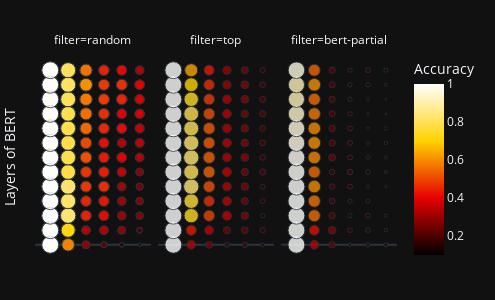

Notebook cell for this chart:
### Markdown cell above
## Vis

### Code cell
model = 'BERT'
fp = '/atlas/u/pkalluri/bert-vis/big-data/bert/bert-base-cased/probes/probe_identity.csv'
required_note = 'n_types=10'
vis(pd.read_csv(fp), model, required_note, save=False)

### Figure 1 — Plotly figure (JSON) as saved in the notebook; plotly's stock layout.template omitted (floating-point values rounded to 4 significant figures; data arrays with more than 128 entries replaced by an {"elided": "..."} marker saying what was removed)
{"data": [{"hovertemplate": "<b>%{hovertext}</b><br><br>filter=random<br>=%{x}<br>layer=%{y}<br>size=%{marker.size}<br>Accuracy=%{marker.color}<extra></extra>", "hovertext": {"elided": "234 float values"}, "legendgroup": "", "marker": {"color": {"elided": "234 float values"}, "coloraxis": "coloraxis", "opacity": 0.8, "size": {"elided": "234 float values"}, "sizemode": "area", "sizeref": 0.006207, "symbol": "circle"}, "mode": "markers", "name": "", "orientation": "v", "showlegend": false, "type": "scatter", "x": {"elided": "234 str values"}, "xaxis": "x", "y": {"elided": "234 int values"}, "yaxis": "y"}, {"hovertemplate": "<b>%{hovertext}</b><br><br>filter=top<br>=%{x}<br>layer=%{y}<br>size=%{marker.size}<br>Accuracy=%{marker.color}<extra></extra>", "hovertext": [0.9998, 0.3495, 0.264, 0.1876, 0.1955, 0.1535, 0.9998, 0.4339, 0.3545, 0.2644, 0.2445, 0.1943, 0.9997, 0.7431, 0.497, 0.3632, 0.286, 0.1652, 0.9996, 0.7688, 0.468, 0.3562, 0.2683, 0.1762, 0.9995, 0.8382, 0.5163, 0.348, 0.2818, 0.1705, 0.9995, 0.8103, 0.5413, 0.3644, 0.2743, 0.2186, 0.9992, 0.8374, 0.5414, 0.3494, 0.2974, 0.2026, 0.9985, 0.8309, 0.5305, 0.3517, 0.2887, 0.2066, 0.9978, 0.8055, 0.5325, 0.3451, 0.285, 0.2112, 0.9976, 0.7957, 0.5124, 0.3511, 0.274, 0.2282, 0.9973, 0.7487, 0.4863, 0.3442, 0.2897, 0.2223, 0.9977, 0.7002, 0.4679, 0.3163, 0.2917, 0.2042, 0.9986, 0.633, 0.4357, 0.312, 0.2641, 0.1897], "legendgroup": "", "marker": {"color": [0.9998, 0.3495, 0.264, 0.1876, 0.1955, 0.1535, 0.9998, 0.4339, 0.3545, 0.2644, 0.2445, 0.1943, 0.9997, 0.7431, 0.497, 0.3632, 0.286, 0.1652, 0.9996, 0.7688, 0.468, 0.3562, 0.2683, 0.1762, 0.9995, 0.8382, 0.5163, 0.348, 0.2818, 0.1705, 0.9995, 0.8103, 0.5413, 0.3644, 0.2743, 0.2186, 0.9992, 0.8374, 0.5414, 0.3494, 0.2974, 0.2026, 0.9985, 0.8309, 0.5305, 0.3517, 0.2887, 0.2066, 0.9978, 0.8055, 0.5325, 0.3451, 0.285, 0.2112, 0.9976, 0.7957, 0.5124, 0.3511, 0.274, 0.2282, 0.9973, 0.7487, 0.4863, 0.3442, 0.2897, 0.2223, 0.9977, 0.7002, 0.4679, 0.3163, 0.2917, 0.2042, 0.9986, 0.633, 0.4357, 0.312, 0.2641, 0.1897], "coloraxis": "coloraxis", "opacity": 0.8, "size": [0.8938, 0.2435, 0.158, 0.08152, 0.08949, 0.04743, 0.8938, 0.3278, 0.2484, 0.1583, 0.1385, 0.08827, 0.8936, 0.6371, 0.391, 0.2571, 0.1799, 0.05918, 0.8935, 0.6627, 0.3619, 0.2502, 0.1623, 0.07016, 0.8935, 0.7321, 0.4102, 0.242, 0.1757, 0.06447, 0.8934, 0.7042, 0.4353, 0.2584, 0.1682, 0.1125, 0.8932, 0.7314, 0.4353, 0.2434, 0.1914, 0.09652, 0.8924, 0.7248, 0.4244, 0.2457, 0.1826, 0.1005, 0.8917, 0.6994, 0.4265, 0.2391, 0.1789, 0.1051, 0.8915, 0.6896, 0.4063, 0.245, 0.1679, 0.1222, 0.8912, 0.6427, 0.3803, 0.2382, 0.1836, 0.1163, 0.8916, 0.5941, 0.3619, 0.2103, 0.1857, 0.09811, 0.8926, 0.5269, 0.3296, 0.2059, 0.158, 0.08369], "sizemode": "area", "sizeref": 0.006207, "symbol": "circle"}, "mode": "markers", "name": "", "orientation": "v", "showlegend": false, "type": "scatter", "x": ["0", "1", "2", "3", "4", "5", "0", "1", "2", "3", "4", "5", "0", "1", "2", "3", "4", "5", "0", "1", "2", "3", "4", "5", "0", "1", "2", "3", "4", "5", "0", "1", "2", "3", "4", "5", "0", "1", "2", "3", "4", "5", "0", "1", "2", "3", "4", "5", "0", "1", "2", "3", "4", "5", "0", "1", "2", "3", "4", "5", "0", "1", "2", "3", "4", "5", "0", "1", "2", "3", "4", "5", "0", "1", "2", "3", "4", "5"], "xaxis": "x2", "y": [0, 0, 0, 0, 0, 0, 1, 1, 1, 1, 1, 1, 2, 2, 2, 2, 2, 2, 3, 3, 3, 3, 3, 3, 4, 4, 4, 4, 4, 4, 5, 5, 5, 5, 5, 5, 6, 6, 6, 6, 6, 6, 7, 7, 7, 7, 7, 7, 8, 8, 8, 8, 8, 8, 9, 9, 9, 9, 9, 9, 10, 10, 10, 10, 10, 10, 11, 11, 11, 11, 11, 11, 12, 12, 12, 12, 12, 12], "yaxis": "y2"}, {"hovertemplate": "<b>%{hovertext}</b><br><br>filter=bert-partial<br>=%{x}<br>layer=%{y}<br>size=%{marker.size}<br>Accuracy=%{marker.color}<extra></extra>", "hovertext": [0.999, 0.3461, 0.2328, 0.1378, 0.1653, 0.1561, 0.9988, 0.4176, 0.2882, 0.1754, 0.1689, 0.1445, 0.9983, 0.5524, 0.2318, 0.1587, 0.1787, 0.1412, 0.9974, 0.5616, 0.2095, 0.1584, 0.1494, 0.106, 0.996, 0.5956, 0.209, 0.1842, 0.142, 0.1187, 0.9923, 0.55, 0.2023, 0.1997, 0.1678, 0.1341, 0.9844, 0.592, 0.2562, 0.1866, 0.1491, 0.1264, 0.9707, 0.6033, 0.2263, 0.1828, 0.1337, 0.1393, 0.9589, 0.5954, 0.2378, 0.1812, 0.1371, 0.146, 0.94, 0.5722, 0.2226, 0.1685, 0.1236, 0.1175, 0.9198, 0.5549, 0.2239, 0.1617, 0.138, 0.1134, 0.9206, 0.604, 0.2256, 0.1605, 0.166, 0.1329, 0.9635, 0.5431, 0.2295, 0.1656, 0.1811, 0.1556], "legendgroup": "", "marker": {"color": [0.999, 0.3461, 0.2328, 0.1378, 0.1653, 0.1561, 0.9988, 0.4176, 0.2882, 0.1754, 0.1689, 0.1445, 0.9983, 0.5524, 0.2318, 0.1587, 0.1787, 0.1412, 0.9974, 0.5616, 0.2095, 0.1584, 0.1494, 0.106, 0.996, 0.5956, 0.209, 0.1842, 0.142, 0.1187, 0.9923, 0.55, 0.2023, 0.1997, 0.1678, 0.1341, 0.9844, 0.592, 0.2562, 0.1866, 0.1491, 0.1264, 0.9707, 0.6033, 0.2263, 0.1828, 0.1337, 0.1393, 0.9589, 0.5954, 0.2378, 0.1812, 0.1371, 0.146, 0.94, 0.5722, 0.2226, 0.1685, 0.1236, 0.1175, 0.9198, 0.5549, 0.2239, 0.1617, 0.138, 0.1134, 0.9206, 0.604, 0.2256, 0.1605, 0.166, 0.1329, 0.9635, 0.5431, 0.2295, 0.1656, 0.1811, 0.1556], "coloraxis": "coloraxis", "opacity": 0.8, "size": [0.8929, 0.24, 0.1267, 0.03175, 0.05929, 0.05002, 0.8928, 0.3115, 0.1822, 0.06936, 0.06288, 0.03849, 0.8923, 0.4464, 0.1258, 0.05267, 0.07267, 0.03519, 0.8913, 0.4555, 0.1034, 0.05239, 0.04332, 0, 0.8899, 0.4896, 0.1029, 0.07818, 0.03593, 0.01263, 0.8863, 0.444, 0.09622, 0.09363, 0.06172, 0.02801, 0.8783, 0.486, 0.1501, 0.08052, 0.04309, 0.02039, 0.8647, 0.4973, 0.1202, 0.07671, 0.02764, 0.03327, 0.8528, 0.4894, 0.1317, 0.0752, 0.03105, 0.03995, 0.834, 0.4662, 0.1166, 0.0625, 0.01754, 0.01146, 0.8138, 0.4489, 0.1178, 0.05563, 0.03197, 0.007314, 0.8145, 0.4979, 0.1196, 0.05441, 0.05993, 0.02686, 0.8575, 0.4371, 0.1235, 0.05954, 0.07507, 0.04954], "sizemode": "area", "sizeref": 0.006207, "symbol": "circle"}, "mode": "markers", "name": "", "orientation": "v", "showlegend": false, "type": "scatter", "x": ["0", "1", "2", "3", "4", "5", "0", "1", "2", "3", "4", "5", "0", "1", "2", "3", "4", "5", "0", "1", "2", "3", "4", "5", "0", "1", "2", "3", "4", "5", "0", "1", "2", "3", "4", "5", "0", "1", "2", "3", "4", "5", "0", "1", "2", "3", "4", "5", "0", "1", "2", "3", "4", "5", "0", "1", "2", "3", "4", "5", "0", "1", "2", "3", "4", "5", "0", "1", "2", "3", "4", "5", "0", "1", "2", "3", "4", "5"], "xaxis": "x3", "y": [0, 0, 0, 0, 0, 0, 1, 1, 1, 1, 1, 1, 2, 2, 2, 2, 2, 2, 3, 3, 3, 3, 3, 3, 4, 4, 4, 4, 4, 4, 5, 5, 5, 5, 5, 5, 6, 6, 6, 6, 6, 6, 7, 7, 7, 7, 7, 7, 8, 8, 8, 8, 8, 8, 9, 9, 9, 9, 9, 9, 10, 10, 10, 10, 10, 10, 11, 11, 11, 11, 11, 11, 12, 12, 12, 12, 12, 12], "yaxis": "y3"}], "layout": {"annotations": [{"font": {}, "showarrow": false, "text": "filter=random", "x": 0.16, "xanchor": "center", "xref": "paper", "y": 1, "yanchor": "bottom", "yref": "paper"}, {"font": {}, "showarrow": false, "text": "filter=top", "x": 0.5, "xanchor": "center", "xref": "paper", "y": 1, "yanchor": "bottom", "yref": "paper"}, {"font": {}, "showarrow": false, "text": "filter=bert-partial", "x": 0.84, "xanchor": "center", "xref": "paper", "y": 1, "yanchor": "bottom", "yref": "paper"}], "coloraxis": {"cmax": 1, "cmin": 0.1, "colorbar": {"title": {"text": "Accuracy"}}, "colorscale": [[0, "rgb(0, 0, 0)"], [0.3333, "rgb(230,0,0)"], [0.6667, "rgb(255,210,0)"], [1, "rgb(255,255,255)"]], "showscale": true}, "height": 300, "legend": {"itemsizing": "constant", "tracegroupgap": 0}, "margin": {"b": 10, "l": 20, "r": 20, "t": 50}, "showlegend": false, "title": {"x": 0.5, "y": 0.85}, "width": 495, "xaxis": {"anchor": "y", "autorange": true, "domain": [0, 0.32], "nticks": 1, "range": [-0.8512, 5.625], "showgrid": false, "showticklabels": false, "title": {"text": ""}, "type": "category"}, "xaxis2": {"anchor": "y2", "autorange": true, "domain": [0.34, 0.66], "matches": "x", "nticks": 1, "range": [-0.8512, 5.625], "showgrid": false, "showticklabels": false, "title": {"text": ""}, "type": "category"}, "xaxis3": {"anchor": "y3", "autorange": true, "domain": [0.68, 1.0], "matches": "x", "nticks": 1, "range": [-0.8512, 5.625], "showgrid": false, "showticklabels": false, "title": {"text": ""}, "type": "category"}, "yaxis": {"anchor": "x", "autorange": true, "domain": [0, 1], "nticks": 13, "range": [-1.391, 13.39], "showgrid": false, "showticklabels": false, "title": {"text": "Layers of BERT"}, "type": "linear"}, "yaxis2": {"anchor": "x2", "autorange": true, "domain": [0, 1], "matches": "y", "nticks": 13, "range": [-1.391, 13.39], "showgrid": false, "showticklabels": false, "type": "linear"}, "yaxis3": {"anchor": "x3", "autorange": true, "domain": [0, 1], "matches": "y", "nticks": 13, "range": [-1.391, 13.39], "showgrid": false, "showticklabels": false, "type": "linear"}}}
